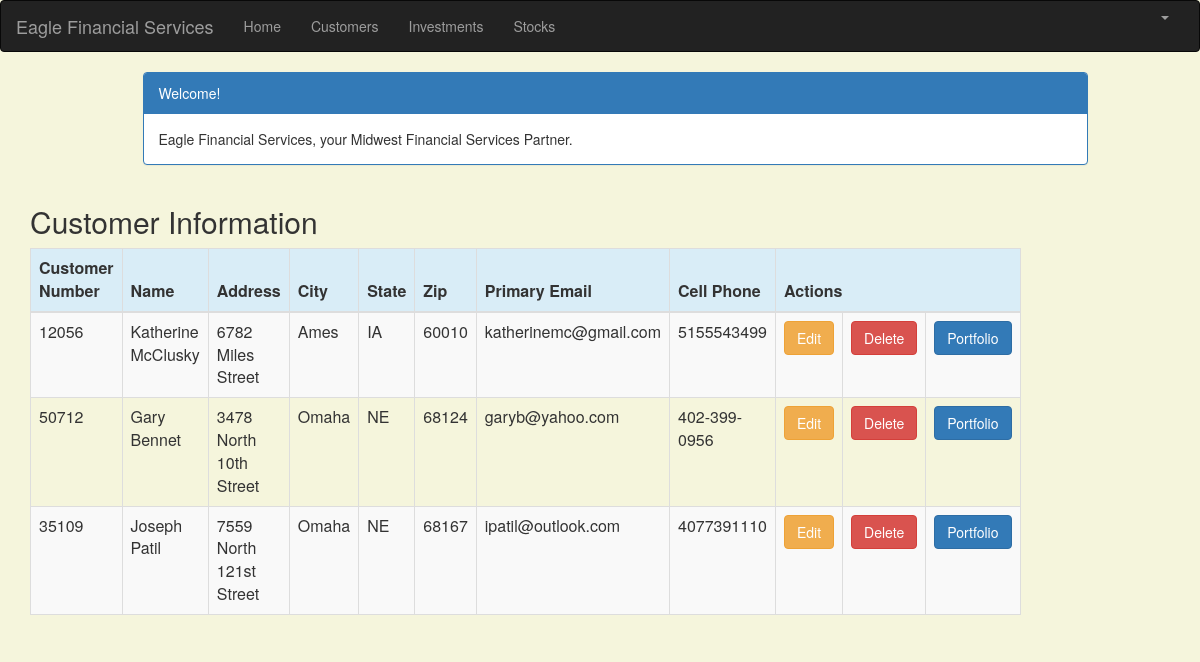
/customer_list (signed in), run on the app's committed database.
### portfolio/models.py (models this page shows, shortened)
class Customer(models.Model):
    name = models.CharField(max_length=50)
    address = models.CharField(max_length=200)
    cust_number = models.IntegerField(blank=False, null=False)
    city = models.CharField(max_length=50)
    state = models.CharField(max_length=50)
    zipcode = models.CharField(max_length=10)
    email = models.EmailField(max_length=200)
    cell_phone = models.CharField(max_length=50)
    created_date = models.DateTimeField(
            default=timezone.now)
    updated_date = models.DateTimeField(auto_now_add=True)

### portfolio/views.py (the view)
# urls.py: path('customer_list', views.customer_list, name='customer_list'),
@login_required
def customer_list(request):
    customer = Customer.objects.filter(created_date__lte=timezone.now())
    return render(request, 'portfolio/customer_list.html',
                  {'customers': customer})

### efs_1/portfolio/Templates/Portfolio/customer_list.html (shortened to what this page needs)
{% extends 'portfolio/base.html' %}
{% block content %}
    <html>
    <head>
        <link rel="stylesheet" href="https://maxcdn.bootstrapcdn.com/bootstrap/3.3.4/css/bootstrap.min.css">
    </head>
    <body>
    <div class="container">
        <div class="row">
            <div class="col-md-10 col-md-offset-1">
                <div class="panel panel-primary">
                    <div class="panel-heading">Welcome!</div>
                    <div class="panel-body">
                        Eagle Financial Services, your Midwest Financial Services Partner.
                    </div>
 </div>
            </div>
        </div>
    </div>
    <div class="row">
        <h2 style="padding-left: 15Px">Customer Information</h2>
    </div>
    <div>
        <table class="table table-striped table-bordered table-hover">
            <thead>
            <tr class="bg-info">
                <th>Customer Number</th>
                <th>Name</th>
                <th>Address</th>
                <th>City</th>
                <th>State</th>
                <th>Zip</th>
                <th>Primary Email</th>
                <th>Cell Phone</th>
                <th colspan="3">Actions</th>
            </tr>
            </thead>
            <tbody>
            {% for customer in customers %}
                <tr>
                    <td>{{ customer.cust_number }}</td>
                    <td>{{ customer.name }}</td>
                    <td>{{ customer.address }}</td>
                    <td>{{ customer.city }}</td>
                    <td>{{ customer.state }}</td>
                    <td>{{ customer.zipcode }}</td>
                    <td>{{ customer.email }}</td>
                    <td>{{ customer.cell_phone }}</td>
                    <td><a href="{% url 'portfolio:customer_edit' pk=customer.pk %}" class="btn btn-warning">Edit</a>
                    <td><a href="{% url 'portfolio:customer_delete' pk=customer.pk %}"
                           onclick="return confirm('Are you sure you want to delete?')"
                           class="btn btn-danger">Delete</a>
                    </td>
                    <td><a href=""
                           class="btn btn-primary">Portfolio</a>
                </tr>
            {% endfor %}
            </tbody>
        </table>
    </div>
</body>
    </html>
{% endblock %}

### efs_1/portfolio/Templates/Portfolio/customer_list.html (style rules this page uses)
body { background-color: beige; }

### data on the page
Customer: cust_number "12056", name "Katherine McClusky", address "6782 Miles Street", city "Ames", state "IA", zipcode "60010", email "katherinemc@gmail.com", cell_phone "5155543499"
Customer: cust_number "50712", name "Gary Bennet", address "3478 North 10th Street", city "Omaha", state "NE", zipcode "68124", email "garyb@yahoo.com", cell_phone "402-399-0956"
Customer: cust_number "35109", name "Joseph Patil", address "7559 North 121st Street", city "Omaha", state "NE", zipcode "68167", email "ipatil@outlook.com", cell_phone "4077391110"
